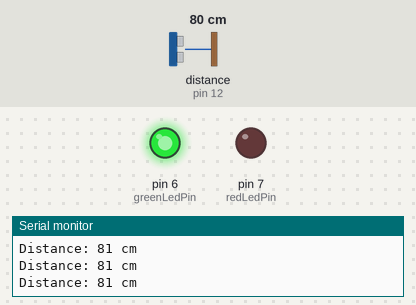
The sketch below on a simulated Arduino Uno, built with avr-gcc and run on an emulated ATmega328P. Parts: output pins drawn as LEDs (lit = HIGH), the last lines printed to the serial monitor. Inputs (shaded band) come from the test bench; at power-on: distance to the obstacle (sensor on pin 12) 80 cm. The echo pulse lasts 58.3 µs per cm.

Above: at 1.2 s.
1.3 s: distance to the obstacle (sensor on pin 12) set to 12 cm
2.8 s: distance to the obstacle (sensor on pin 12) set to 9 cm
At 3.6 s:
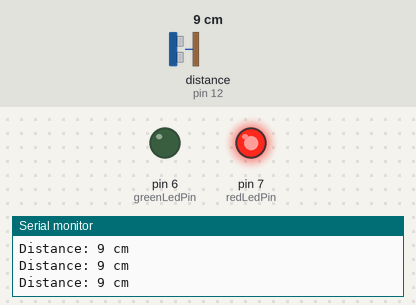
4.3 s: distance to the obstacle (sensor on pin 12) set to 18 cm
At 5.4 s:
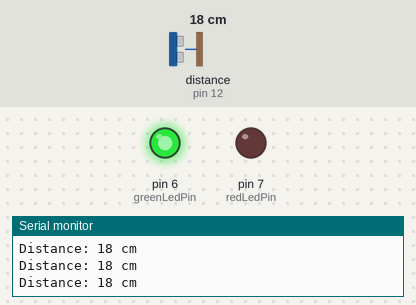
5.8 s: distance to the obstacle (sensor on pin 12) set to 2 cm
At 6.4 s:
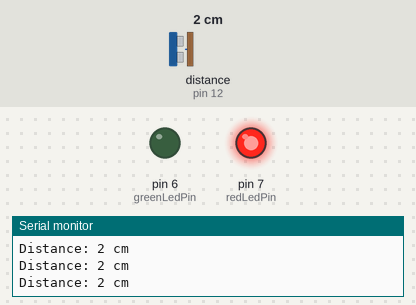
Timing chart, 0 to 8.3 s (numbered marks = the images above; inputs shaded):
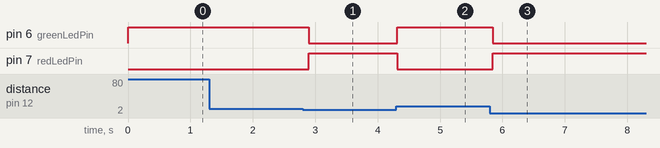

Measured:
- the behaviour switches between 11 and 10 cm on distance to the obstacle (sensor on pin 12) (found by bisection; images 0 and 1)
- after the input at 2.8 s, pin 6 (greenLedPin): HIGH → LOW after 0.10 s; pin 7 (redLedPin): LOW → HIGH after 0.10 s
- after the input at 4.3 s, pin 6 (greenLedPin): LOW → HIGH at once; pin 7 (redLedPin): HIGH → LOW at once
- after the input at 5.8 s, pin 6 (greenLedPin): HIGH → LOW after 0.05 s; pin 7 (redLedPin): LOW → HIGH after 0.05 s

The sketch:

project2c.ino
```cpp
#include <NewPing.h>

const int triggerPin = 13;
const int echoPin = 12;
const int maxDistance = 500;
const int redLedPin = 7;
const int greenLedPin = 6;

NewPing sonar(triggerPin, echoPin, maxDistance);

void setup()
{
    Serial.begin (9600);

    pinMode(redLedPin, OUTPUT);
    pinMode(greenLedPin, OUTPUT);
}

void loop()
{
    // Get the distance reading in centimeters
    int distance = sonar.ping_cm();

    Serial.print("Distance: ");
    Serial.print(distance);
    Serial.println(" cm");

    if (distance > maxDistance) {
        digitalWrite(redLedPin, LOW);
        digitalWrite(greenLedPin, LOW);
    }
    else if (distance > 10) {
        digitalWrite(redLedPin, LOW);
        digitalWrite(greenLedPin, HIGH);
    }
    else {
        digitalWrite(redLedPin, HIGH);
        digitalWrite(greenLedPin, LOW);
    }

    // Wait for a short while before reading the sensor again
    delay(100);
}
```
